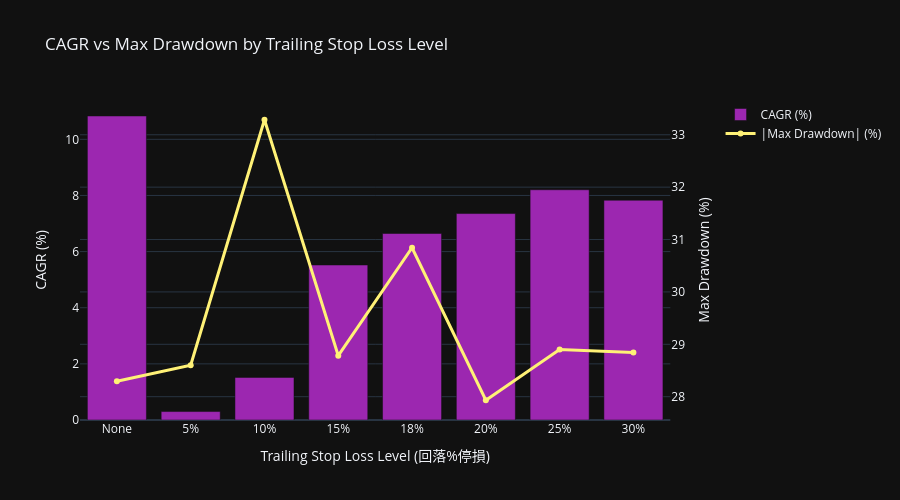

The code cell stored with this chart in its notebook:
### Code cell
# ── 整理結果並視覺化 ──
res_df = pd.DataFrame(results).set_index("TSL")
print("\n=== Trailing Stop Loss Sweep Results ===")
display(res_df.round(4))

fig = make_subplots(specs=[[{"secondary_y": True}]])
fig.add_trace(go.Bar(
    x=res_df.index, 
    y=res_df["CAGR"]*100, 
    name="CAGR (%)",
    marker_color="#9C27B0"
), secondary_y=False)

fig.add_trace(go.Scatter(
    x=res_df.index, 
    y=abs(res_df["Max DD"]),
    name="|Max Drawdown| (%)",
    mode="lines+markers",
    line=dict(color="#FFF176", width=3)
), secondary_y=True)

fig.update_layout(
    title="CAGR vs Max Drawdown by Trailing Stop Loss Level",
    xaxis_title="Trailing Stop Loss Level (回落%停損)",
    template="plotly_dark", height=500
)
fig.update_yaxes(title_text="CAGR (%)", secondary_y=False)
fig.update_yaxes(title_text="Max Drawdown (%)", secondary_y=True)

fig.show()

### Figure 1 — Plotly figure (JSON) as saved in the notebook; plotly's stock layout.template omitted (floating-point values rounded to 4 significant figures)
{"data": [{"marker": {"color": "#9C27B0"}, "name": "CAGR (%)", "type": "bar", "x": ["None", "5%", "10%", "15%", "18%", "20%", "25%", "30%"], "xaxis": "x", "y": [10.83, 0.3011, 1.517, 5.521, 6.645, 7.355, 8.203, 7.829], "yaxis": "y"}, {"line": {"color": "#FFF176", "width": 3}, "mode": "lines+markers", "name": "|Max Drawdown| (%)", "type": "scatter", "x": ["None", "5%", "10%", "15%", "18%", "20%", "25%", "30%"], "xaxis": "x", "y": [28.3, 28.6, 33.29, 28.78, 30.84, 27.93, 28.9, 28.84], "yaxis": "y2"}], "layout": {"height": 500, "title": {"text": "CAGR vs Max Drawdown by Trailing Stop Loss Level"}, "xaxis": {"anchor": "y", "domain": [0, 0.94], "title": {"text": "Trailing Stop Loss Level (回落%停損)"}}, "yaxis": {"anchor": "x", "domain": [0, 1], "title": {"text": "CAGR (%)"}}, "yaxis2": {"anchor": "x", "overlaying": "y", "side": "right", "title": {"text": "Max Drawdown (%)"}}}}
